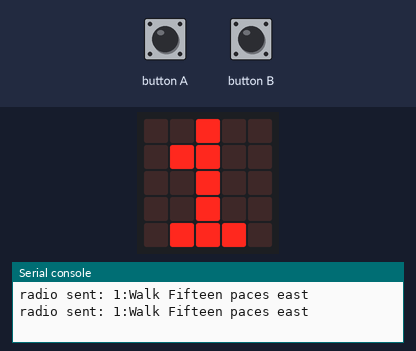
A program run on a simulated BBC micro:bit running MicroPython. Shown: the board's 5×5 LED display, the last lines printed to the serial console. The test bench sets the inputs (shaded band). No radio messages arrive unless stated (any console line starting 'radio sent:' is added by the test bench).

Above: at 1.2 s.
1.3 s: button B pressed for 0.15 s
At 2.5 s:
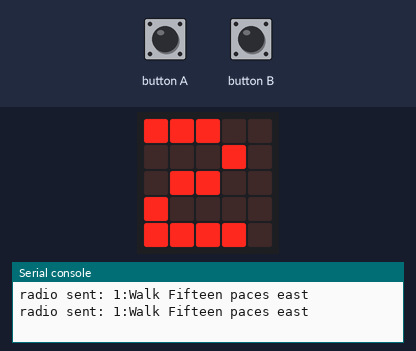
3.5 s: button B pressed for 1 s
At 5.3 s:
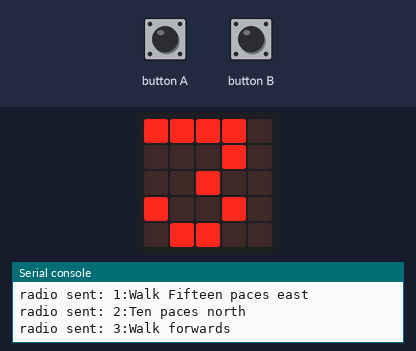
6.0 s: button B pressed for 0.15 s
At 6.9 s:
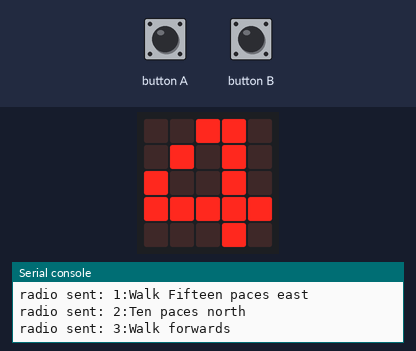
7.6 s: button B pressed for 1 s
At 8.5 s:
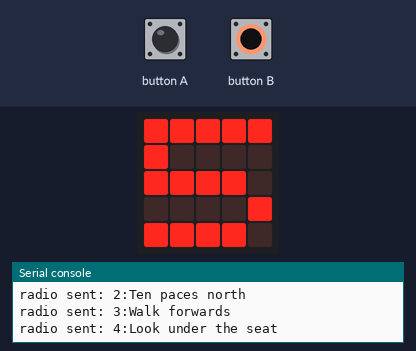
Timing chart, 0 to 10.6 s (numbered marks = the images above; inputs shaded):
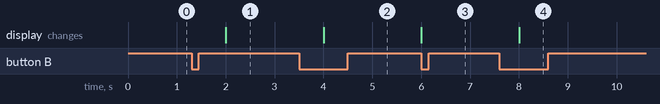

Measured:
- after the input at 1.3 s, the display: changes after 0.70 s (image 1)
- after the input at 3.5 s, the display: changes after 0.50 s (image 2)
- after the input at 6.0 s, the display: changes at once (image 3)
- after the input at 7.6 s, the display: changes after 0.41 s (image 4)

The program:

treasure-hunt-beacon.py
```python
# Treasure Hunt beacon, broadcasts a text clue to be picked up by the
# treasure hunter.
# Change the clue by pressing the up or down (a or b) buttons

from microbit import *
import radio

all_clues = [
    "Walk Fifteen paces east",
    "Ten paces north",
    "Walk forwards",
    "Look under the seat",
    "Hooray, you win!"
]

clue_count = len(all_clues)
clue = 1

radio.on()
radio.config(power=4) # power is 0 -> 7
radio.config(channel=19) # customise the channel and match on the reciever

while True:
    # decrease clue number
    if button_a.was_pressed():
        clue = max(clue - 1, 1)
   # increase clue number
    elif button_b.was_pressed():
        clue = min(clue +  1, clue_count)

    # broadcast the current clue
    else:
        clue_text = str(clue) + ":" + all_clues[clue - 1]
        radio.send(clue_text)

    display.show(str(clue))
    sleep(1000)
```
